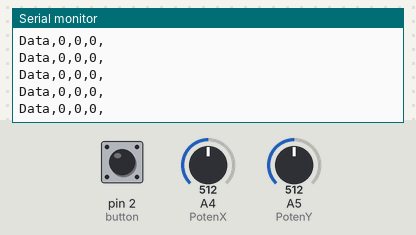
Bench run of a sketch on a simulated Arduino Uno, built with avr-gcc and run on an emulated ATmega328P. On the bench: the last lines printed to the serial monitor. Inputs (shaded band) come from the test bench; at power-on: A4 (PotenX) = 512, pin 2 (button) HIGH, A5 (PotenY) = 512.

Above: at 5.7 s.
5.8 s: A4 (PotenX) set to 900
At 5.82 s:
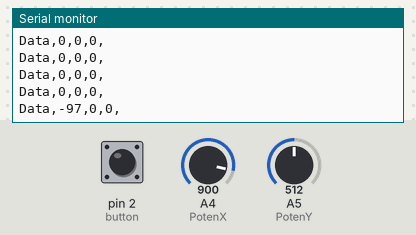
8.8 s: A4 (PotenX) set to 922
At 8.8 s:
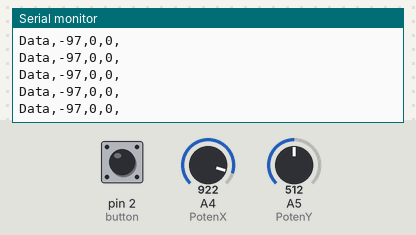
Timing chart, 0 to 11.8 s (numbered marks = the images above; inputs shaded):
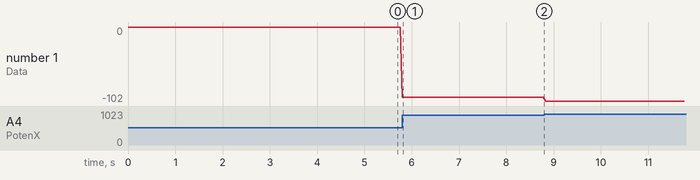

The sketch:

Mouse_Controll.ino
```cpp
const int button = 2;
const int PotenX = 4;
const int PotenY = 5;
void setup() {
  // put your setup code here, to run once:
  Serial.begin(9600);
  pinMode(button, INPUT);
  digitalWrite(button, HIGH); // pull up
}

void loop() {
  // put your main code here, to run repeatedly:
  int x = (512 - analogRead(PotenX))/4;
  int y = (512 - analogRead(PotenY))/4;
  Serial.print("Data,");
  Serial.print(x,DEC);
  Serial.print(",");
  Serial.print(y,DEC);
  Serial.print(",");

  if (digitalRead(button) == LOW){
    Serial.print("1");
  }
  else {
    Serial.print("0");
  }

  Serial.println(",");
  delay(50);

}
```

Measured:
- after the input at 5.8 s, the serial monitor: prints a new line at once (image 1)
- plotted number 1: 0 → -97 after the input at 5.8 s, -97 → -102 after the input at 8.8 s
